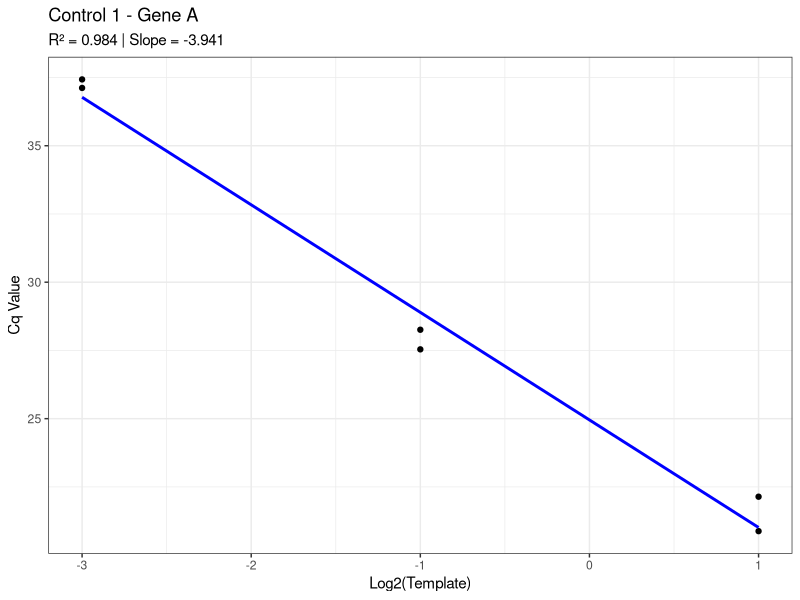
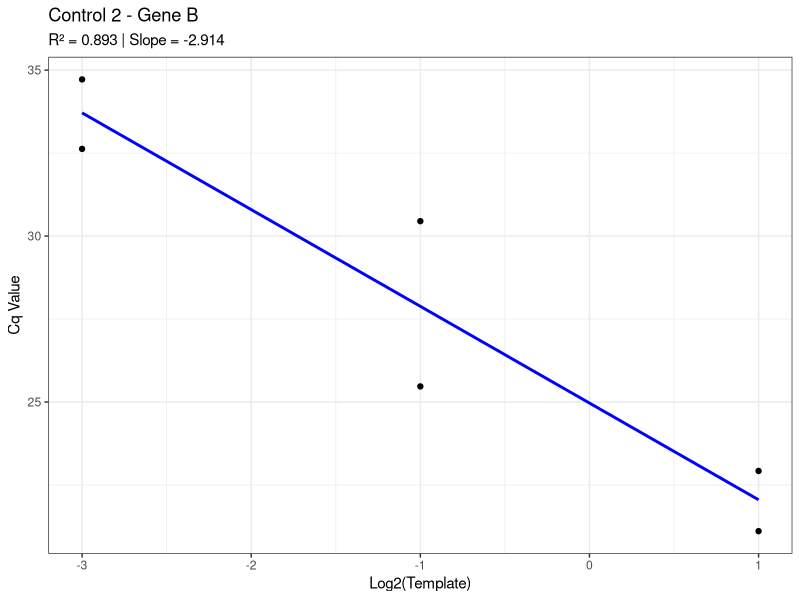
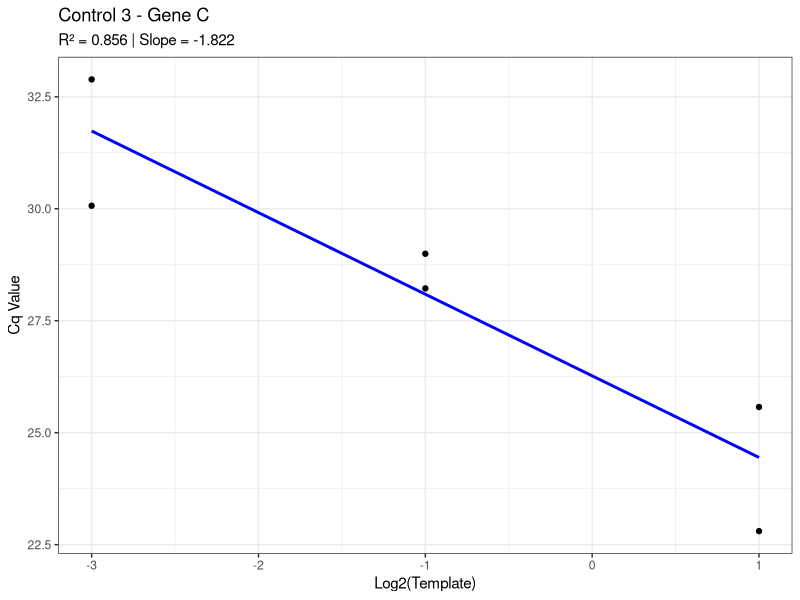
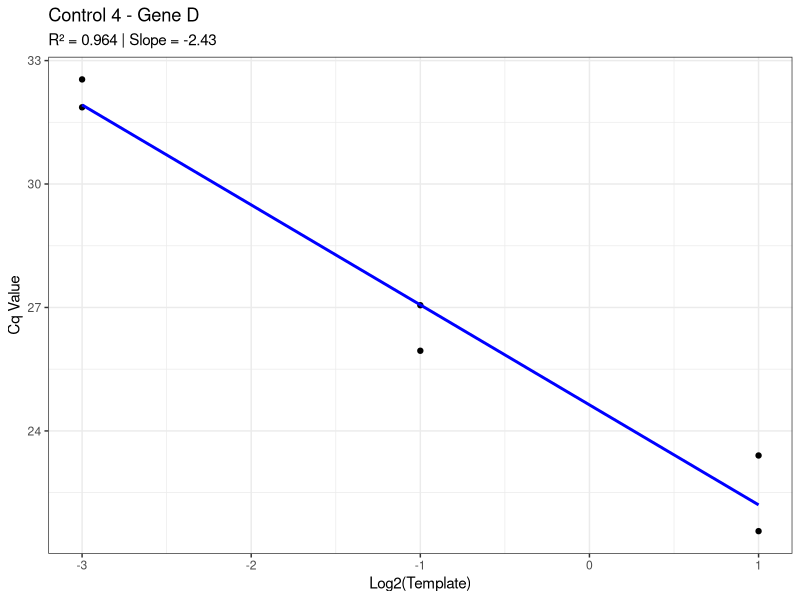
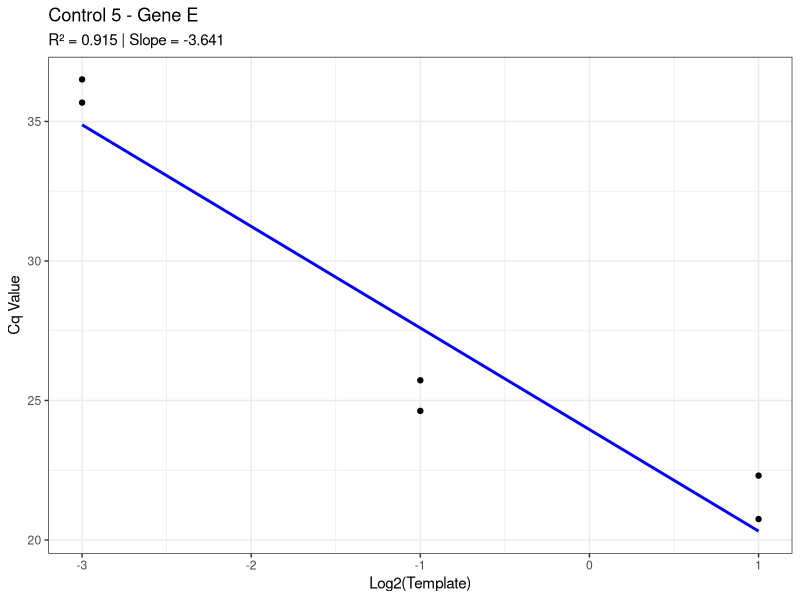
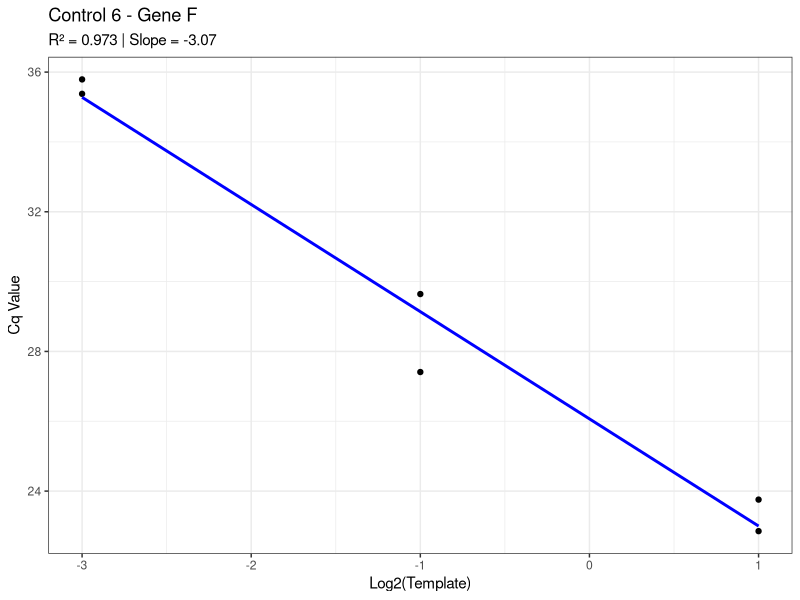
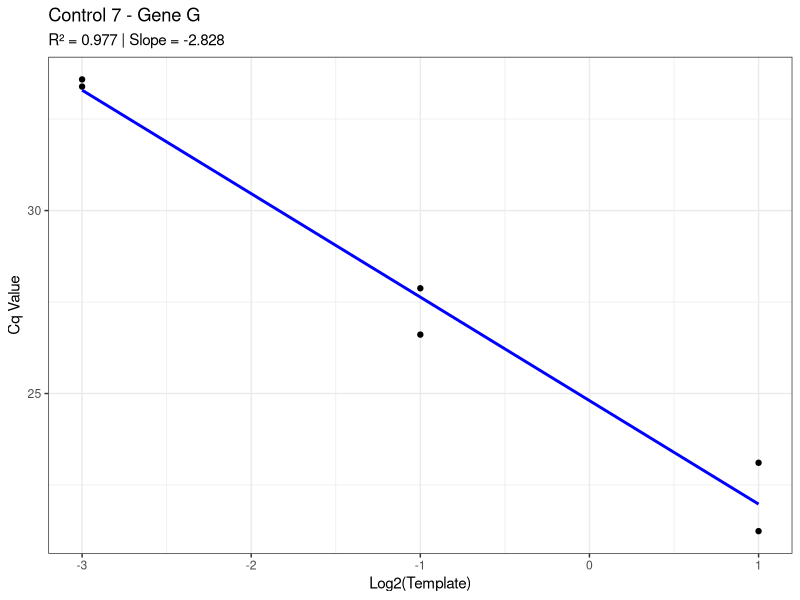
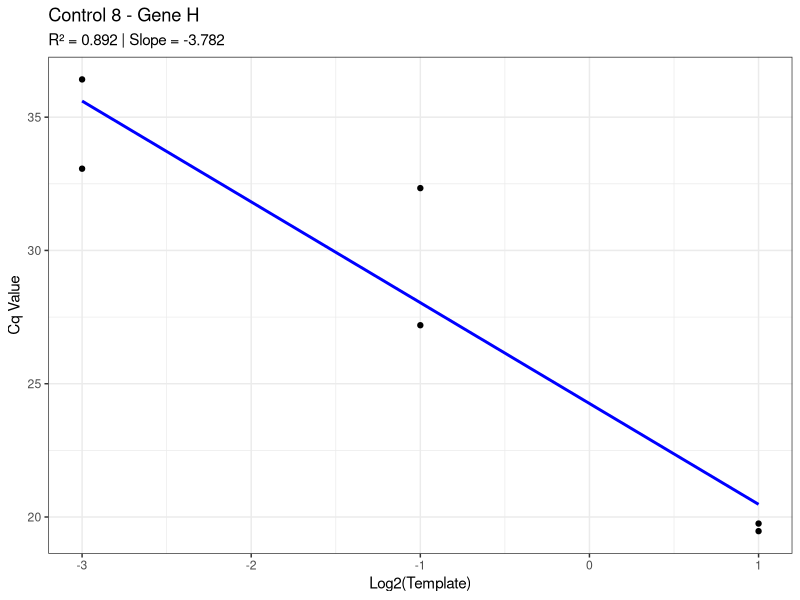

The R source for these figures, in order:
## ---- chunk 1
knitr::opts_chunk$set(echo = TRUE)
## ---- chunk 2

# Load required libraries
library(ggplot2)
library(dplyr)
library(tidyr)
library(gridExtra)

# Set working directory to where the data is located
setwd("~/Desktop/Universal Folder/Data Analysis Projects/Cell Biology/Endogenous Control Gene Comparison")

# Example data (replace with your actual dataset)
# This example data simulates a senario with 12 controls, 12 genes, and 6 replicates per control-gene combination.
set.seed(123)
data <- data.frame(
  Control = rep(paste("Control", 1:12), each = 6),
  Gene = rep(paste("Gene", LETTERS[1:12]), each = 6),
  Replicate = rep(c(1, 2), times = 36),
  Template = rep(c(2, 0.5, 0.125), times = 24), # Example template volumes that correspond to different dilutions
  Cq = rnorm(72, mean = 25, sd = 2) - log2(rep(c(2, 0.5, 0.125), times = 24)) * 3
)

# Prepare data for plotting and regression
data <- data %>% mutate(LogTemplate = log2(Template)) # Use log2()

# Perform linear regression and calculate R², slope, standard deviation, and average Cq for specific Template values
regression_results <- data %>%
  group_by(Control, Gene) %>%
  summarize(
    lm_model = list(lm(Cq ~ LogTemplate, data = cur_data())), # Linear model
    Average_Cq = mean(Cq), # Calculate overall average Cq
    Std_Dev_Cq_Template_2 = sd(Cq[Template == 2], na.rm = TRUE), # Calculate standard deviation of Cq where Template = 2
    Std_Dev_Cq_Template_0_5 = sd(Cq[Template == 0.5], na.rm = TRUE), # Calculate standard deviation of Cq where Template = 0.5
    Std_Dev_Cq_Template_0_125 = sd(Cq[Template == 0.125], na.rm = TRUE), # Calculate standard deviation of Cq where Template = 0.125
    Avg_Cq_Template_2 = mean(Cq[Template == 2], na.rm = TRUE), # Average Cq where Template = 2
    Avg_Cq_Template_0_5 = mean(Cq[Template == 0.5], na.rm = TRUE), # Average Cq where Template = 0.5
    Avg_Cq_Template_0_125 = mean(Cq[Template == 0.125], na.rm = TRUE), # Average Cq where Template = 0.125
    .groups = "drop"
  ) %>%
  mutate(
    R_squared = sapply(lm_model, function(model) summary(model)$r.squared), # Extract R²
    Slope = sapply(lm_model, function(model) coef(model)["LogTemplate"]), # Extract slope
    Control_Number = as.numeric(gsub(".*\\s", "", Control)) # Extract numeric part of Control
  )

# Extract table with required values and sort by Control_Number
r2_table <- regression_results %>%
  select(
    Control, Gene, R_squared, Slope, Average_Cq, 
    Avg_Cq_Template_2, Avg_Cq_Template_0_5, Avg_Cq_Template_0_125, Std_Dev_Cq_Template_2, Std_Dev_Cq_Template_0_5, Std_Dev_Cq_Template_0_125, Control_Number
  ) %>%
  arrange(Control_Number) %>%
  select(-Control_Number) # Remove the temporary sorting column

# Save the table as a CSV file
write.csv(r2_table, "r2_table.csv", row.names = FALSE)

# Create plots for each control
plots <- lapply(unique(data$Control), function(control) {
  control_data <- data %>% filter(Control == control)
  gene_name <- unique(control_data$Gene)
  model <- lm(Cq ~ LogTemplate, data = control_data)
  r_squared <- summary(model)$r.squared
  slope <- coef(model)["LogTemplate"]
  
  ggplot(control_data, aes(x = LogTemplate, y = Cq)) +
    geom_point() +
    geom_smooth(method = "lm", se = FALSE, color = "blue") +
    labs(
      title = paste(control, "-", gene_name),
      subtitle = paste("R² =", round(r_squared, 3), "| Slope =", round(slope, 3)),
      x = "Log2(Template)",
      y = "Cq Value"
    ) +
    theme_bw()
})

# Save plots and display R² table
for (i in seq_along(plots)) {
  ggsave(filename = paste0("Plot_", unique(data$Control)[i], ".png"), plot = plots[[i]])
}

# Arrange all plots in a grid layout
pdf("All_Plots.pdf", width = 11, height = 8.5) # Landscape layout
gridExtra::marrangeGrob(grobs = plots, nrow = 3, ncol = 2) %>% 
  print()
dev.off()

# Save all plots in a multi-page PDF
multi_page_plot <- marrangeGrob(grobs = plots, nrow = 3, ncol = 2)
ggsave("All_Plots.pdf", multi_page_plot, width = 11, height = 8.5)

# Print the R² table
print(r2_table)
